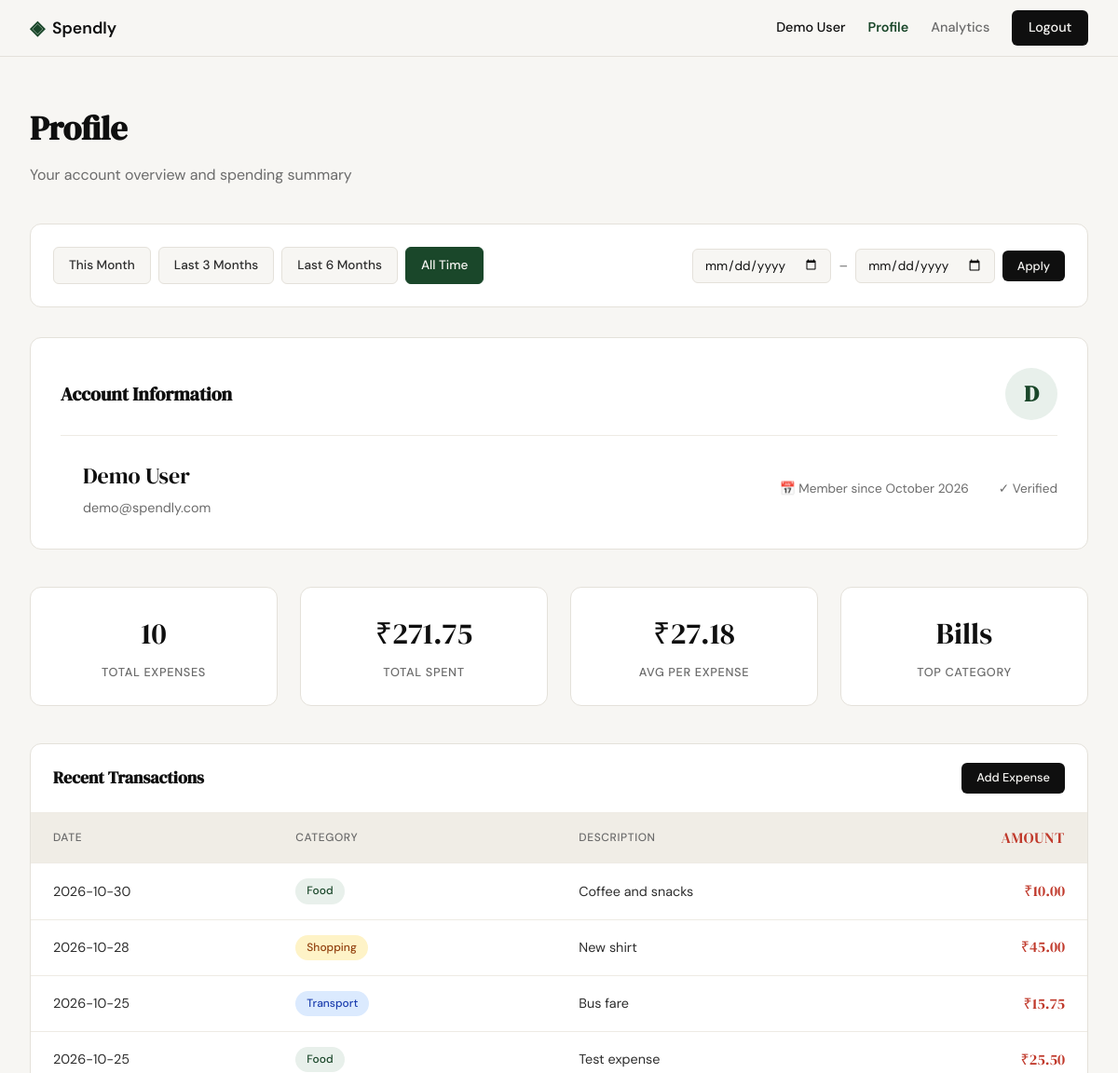
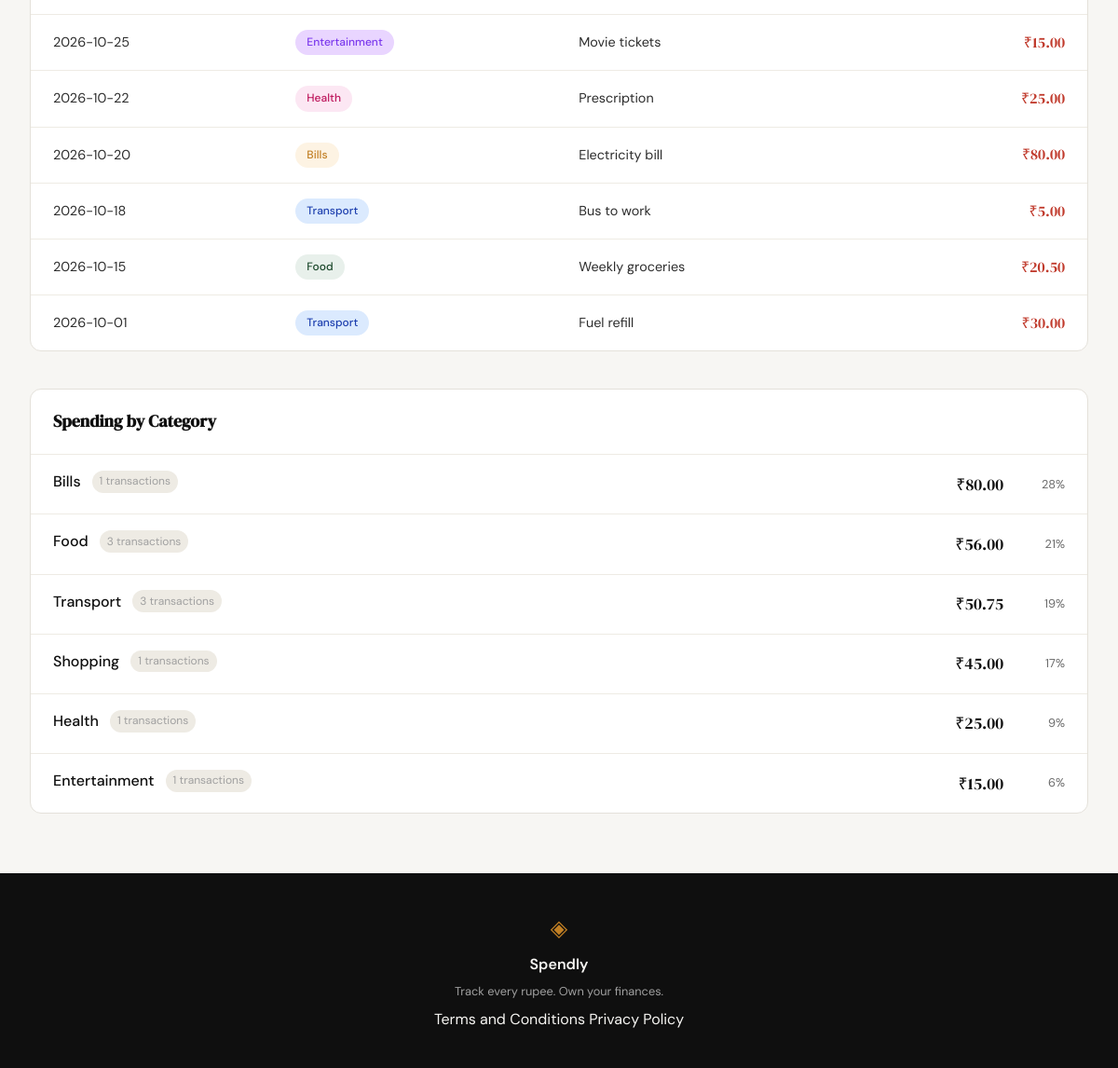
Screenshot of /profile (signed in) with the database file from the repository (2 pictures, top to bottom).
### tables this page shows
CREATE TABLE users (
            id INTEGER PRIMARY KEY AUTOINCREMENT,
            name TEXT NOT NULL,
            email TEXT UNIQUE NOT NULL,
            password_hash TEXT NOT NULL,
            created_at TEXT DEFAULT CURRENT_TIMESTAMP
        );

CREATE TABLE expenses (
            id INTEGER PRIMARY KEY AUTOINCREMENT,
            user_id INTEGER NOT NULL REFERENCES users(id),
            amount REAL NOT NULL,
            category TEXT NOT NULL,
            date TEXT NOT NULL,
            description TEXT,
            created_at TEXT DEFAULT CURRENT_TIMESTAMP
        );

### app.py (the view, shortened to what this page needs)
@app.route("/profile")
def profile():
    if not session.get("user_id"):
        flash("Please sign in to view your profile", "error")
        return redirect(url_for("login"))
    user_id = session["user_id"]
    user = get_user_profile(user_id)
    if not user:
        flash("User not found", "error")
        return redirect(url_for("logout"))
    date_from_str = request.args.get("date_from", "").strip()
    date_to_str = request.args.get("date_to", "").strip()
    date_from = None
    date_to = None
    active_preset = None
    if date_from_str:
        try:
            datetime.strptime(date_from_str, "%Y-%m-%d")
            date_from = date_from_str
        except ValueError:
            pass  # Invalid format - ignore
    if date_to_str:
        try:
            datetime.strptime(date_to_str, "%Y-%m-%d")
            date_to = date_to_str
        except ValueError:
            pass  # Invalid format - ignore
    if date_from and date_to and date_from > date_to:
        flash("Start date must be before end date.", "error")
        date_from = None
        date_to = None
    today = datetime.now().date()
    presets = {
        "this_month": {
            "label": "This Month",
            "date_from": today.replace(day=1).isoformat(),
            "date_to": today.isoformat()
        },
        "last_3_months": {
            "label": "Last 3 Months",
            "date_from": (today - timedelta(days=90)).isoformat(),
            "date_to": today.isoformat()
        },
        "last_6_months": {
            "label": "Last 6 Months",
            "date_from": (today - timedelta(days=180)).isoformat(),
            "date_to": today.isoformat()
        }
    }
    if date_from and date_to:
        for key, preset in presets.items():
            if preset["date_from"] == date_from and preset["date_to"] == date_to:
                active_preset = key
                break
    stats_raw = get_summary_stats(user_id, date_from, date_to)
    transactions = get_recent_transactions(user_id, limit=10, date_from=date_from, date_to=date_to)
    categories = get_category_breakdown(user_id, date_from, date_to)
    stats = {
        "total_expenses": stats_raw["transaction_count"],
        "total_spent": stats_raw["total_spent"],
        "avg_per_expense": round(stats_raw["avg_per_expense"], 2) if stats_raw["transaction_count"] > 0 else 0,
        "top_category": stats_raw["top_category"] or "—"
    }
    filter_display = None
    return render_template("profile.html",
                          user=user,
                          stats=stats,
                          transactions=transactions,
                          categories=categories,
                          date_from=date_from,
                          date_to=date_to,
                          active_preset=active_preset,
                          filter_display=filter_display,
                          presets=presets)

### database/db.py (called while the page is built)
def get_db():
    db_path = os.path.join(os.path.dirname(os.path.dirname(os.path.abspath(__file__))), "spendly.db")
    conn = sqlite3.connect(db_path)
    conn.row_factory = sqlite3.Row
    conn.execute("PRAGMA foreign_keys = ON")
    return conn

### database/queries.py (called while the page is built)
def get_user_by_id(user_id: int) -> dict | None:
    conn = get_db()
    cursor = conn.cursor()
    cursor.execute("SELECT * FROM users WHERE id = ?", (user_id,))
    user = cursor.fetchone()
    conn.close()
    if user:
        created = user["created_at"]
        try:
            dt = datetime.fromisoformat(created.replace("Z", "+00:00"))
            member_since = dt.strftime("%B %Y")
        except Exception:
            member_since = "Unknown"
        return {
            "name": user["name"],
            "email": user["email"],
            "member_since": member_since
        }
    return None

def _build_date_filter(date_from: Optional[str], date_to: Optional[str]) -> tuple[str, list]:
    if date_from and date_to:
        return "AND date BETWEEN ? AND ?", [date_from, date_to]
    return "", []

def get_recent_transactions(user_id: int, limit: int = 10, date_from: Optional[str] = None, date_to: Optional[str] = None) -> list:
    conn = get_db()
    cursor = conn.cursor()
    date_where, date_params = _build_date_filter(date_from, date_to)
    base_params = [user_id] + date_params + [limit]
    cursor.execute(f"""
        SELECT date, category, description, amount
        FROM expenses WHERE user_id = ? {date_where}
        ORDER BY date DESC, id DESC
        LIMIT ?
    """, base_params)
    transactions = [dict(row) for row in cursor.fetchall()]
    conn.close()
    return transactions

### templates/profile.html (shortened to what this page needs)
{% extends "base.html" %}
{% block content %}
<section class="profile-section">
    <header class="profile-header">
        <h1 class="profile-title">Profile</h1>
        <p class="profile-subtitle">Your account overview and spending summary</p>
    </header>
    <div class="filter-bar">
        <div class="filter-presets">
            <a href="{{ url_for('profile', date_from=presets.this_month.date_from, date_to=presets.this_month.date_to) }}"
               class="filter-preset-btn {% if active_preset == 'this_month' %}active{% endif %}">
                This Month
            </a>
            <a href="{{ url_for('profile', date_from=presets.last_3_months.date_from, date_to=presets.last_3_months.date_to) }}"
               class="filter-preset-btn {% if active_preset == 'last_3_months' %}active{% endif %}">
                Last 3 Months
            </a>
            <a href="{{ url_for('profile', date_from=presets.last_6_months.date_from, date_to=presets.last_6_months.date_to) }}"
               class="filter-preset-btn {% if active_preset == 'last_6_months' %}active{% endif %}">
                Last 6 Months
            </a>
            <a href="{{ url_for('profile') }}"
               class="filter-preset-btn {% if active_preset is none and not date_from and not date_to %}active{% endif %}">
                All Time
            </a>
        </div>
        <form class="filter-custom" method="GET" action="{{ url_for('profile') }}">
            <input type="date" id="date_from" name="date_from" value="{{ date_from or '' }}"
                   {% if date_from and not active_preset %}style="font-weight: 600;"{% endif %}>
            <span class="filter-separator">–</span>
            <input type="date" id="date_to" name="date_to" value="{{ date_to or '' }}"
                   {% if date_to and not active_preset %}style="font-weight: 600;"{% endif %}>
            <button type="submit" class="btn-primary btn-sm">Apply</button>
        </form>
    </div>
    <div class="profile-card">
        <div class="profile-card-header">
            <h2 class="profile-card-title">Account Information</h2>
            <div class="profile-user-avatar">
                {{ user.name[0].upper() }}
            </div>
        </div>
        <div style="display: flex; align-items: center; gap: 1.5rem; flex-wrap: wrap;">
            <div class="profile-user-info">
                <div class="profile-user-name">{{ user.name }}</div>
                <div class="profile-user-email">{{ user.email }}</div>
            </div>
            <div class="profile-user-meta">
                <span>📅 Member since {{ user.member_since }}</span>
                <span>✓ Verified</span>
            </div>
        </div>
    </div>
    <div class="stats-grid">
        <div class="stat-card">
            <div class="stat-value">{{ stats.total_expenses }}</div>
            <div class="stat-label">Total Expenses</div>
        </div>
        <div class="stat-card">
            <div class="stat-value">₹{{ "{:,.2f}".format(stats.total_spent) }}</div>
            <div class="stat-label">Total Spent</div>
        </div>
        <div class="stat-card">
            <div class="stat-value">₹{{ "{:,.2f}".format(stats.avg_per_expense) }}</div>
            <div class="stat-label">Avg per Expense</div>
        </div>
        <div class="stat-card">
            <div class="stat-value">{{ stats.top_category }}</div>
            <div class="stat-label">Top Category</div>
        </div>
    </div>
    <div class="table-section">
        <div class="table-section-header">
            <h3 class="table-section-title">Recent Transactions</h3>
            <a href="{{ url_for('add_expense') }}" class="btn-primary" style="font-size: 0.8rem; padding: 0.4rem 1rem;">Add Expense</a>
        </div>
        {% if transactions %}
        <table class="transactions-table">
            <thead>
                <tr>
                    <th>Date</th>
                    <th>Category</th>
                    <th>Description</th>
                    <th class="amount">Amount</th>
                </tr>
            </thead>
            <tbody>
                {% for txn in transactions %}
                <tr>
                    <td>{{ txn.date }}</td>
                    <td>
                        <span class="category-badge category-badge-{{ txn.category.lower() }}">
                            {{ txn.category }}
                        </span>
                    </td>
                    <td>{{ txn.description }}</td>
                    <td class="amount">₹{{ "{:,.2f}".format(txn.amount) }}</td>
                </tr>
                {% endfor %}
            </tbody>
        </table>
        {% else %}
        <div class="empty-state">
            <div class="empty-state-icon">📝</div>
            <p>No transactions yet. <a href="{{ url_for('add_expense') }}" style="color: var(--accent);">Add your first expense</a></p>
        </div>
        {% endif %}
    </div>
    <div class="category-section">
        <div class="table-section-header">
            <h3 class="table-section-title">Spending by Category</h3>
        </div>
        <div class="category-list">
            {% for cat in categories %}
            <div class="category-item">
                <div class="category-item-info">
                    <div class="category-item-header">
                        <span class="category-item-name">{{ cat.category }}</span>
                        <span class="category-item-count">{{ cat.count }} transactions</span>
                    </div>
                </div>
                <div class="category-item-amount">₹{{ "{:,.2f}".format(cat.amount) }}</div>
                <div class="category-item-percentage">{{ cat.percentage }}%</div>
            </div>
            {% endfor %}
        </div>
    </div>
</section>
{% endblock %}

### templates/base.html (shortened to what this page needs)
<!DOCTYPE html>
<html lang="en">
<head>
    <link rel="stylesheet" href="{{ url_for('static', filename='css/style.css') }}">
</head>
<body>
    <nav class="navbar">
        <div class="nav-inner">
            <a href="{{ url_for('landing') }}" class="nav-brand">
                <span class="brand-icon">◈</span>
                <span class="brand-name">Spendly</span>
            </a>
            <div class="nav-links">
                {% if session.user_id %}
                    <span class="nav-user">{{ session.user_name }}</span>
                    <a href="{{ url_for('profile') }}" {% if request.endpoint == 'profile' %}class="active"{% endif %}>Profile</a>
                    <a href="{{ url_for('analytics') }}" {% if request.endpoint == 'analytics' %}class="active"{% endif %}>Analytics</a>
                    <a href="{{ url_for('logout') }}" class="nav-cta">Logout</a>
                {% else %}
                    <a href="{{ url_for('login') }}">Sign in</a>
                    <a href="{{ url_for('register') }}" class="nav-cta">Get started</a>
                {% endif %}
            </div>
        </div>
    </nav>
    <main class="main-content">
        {% block content %}{% endblock %}
    </main>
    <footer class="footer">
        <div class="footer-inner">
            <span class="brand-icon">◈</span>
            <span class="footer-name">Spendly</span>
            <p class="footer-copy">Track every rupee. Own your finances.</p>
            <div class="footer-links">
                <a href="{{ url_for('terms') }}">Terms and Conditions</a>
                <a href="{{ url_for('privacy') }}">Privacy Policy</a>
            </div>
        </div>
    </footer>
</body>
</html>

### rows the page displays
users: user_name "Demo User", name "D", name "Demo User", email "demo@spendly.com"
expenses: top_category "Bills", date "2026-10-20", category "Bills", description "Electricity bill", amount "80.00", count "1", percentage "28"
expenses: date "2026-10-30", category "Food", description "Coffee and snacks", amount "10.00"
expenses: date "2026-10-28", category "Shopping", description "New shirt", amount "45.00", count "1", percentage "17"
expenses: date "2026-10-25", category "Transport", description "Bus fare", amount "15.75"
expenses: date "2026-10-25", category "Food", description "Test expense", amount "25.50"
expenses: date "2026-10-25", category "Entertainment", description "Movie tickets", amount "15.00", count "1", percentage "6"
expenses: date "2026-10-22", category "Health", description "Prescription", amount "25.00", count "1", percentage "9"
expenses: date "2026-10-18", category "Transport", description "Bus to work", amount "5.00"
expenses: date "2026-10-15", category "Food", description "Weekly groceries", amount "20.50"
expenses: date "2026-10-01", category "Transport", description "Fuel refill", amount "30.00"

### other values shown
{{ user.member_since }} "October 2026"
{{ stats.total_expenses }} "10"
{{ "{:,.2f}".format(stats.total_spent) }} "271.75"
{{ "{:,.2f}".format(stats.avg_per_expense) }} "27.18"
{{ cat.category }} "Food" "Transport"
{{ cat.count }} "3" "3"
{{ "{:,.2f}".format(cat.amount) }} "56.00" "50.75"
{{ cat.percentage }} "21" "19"
